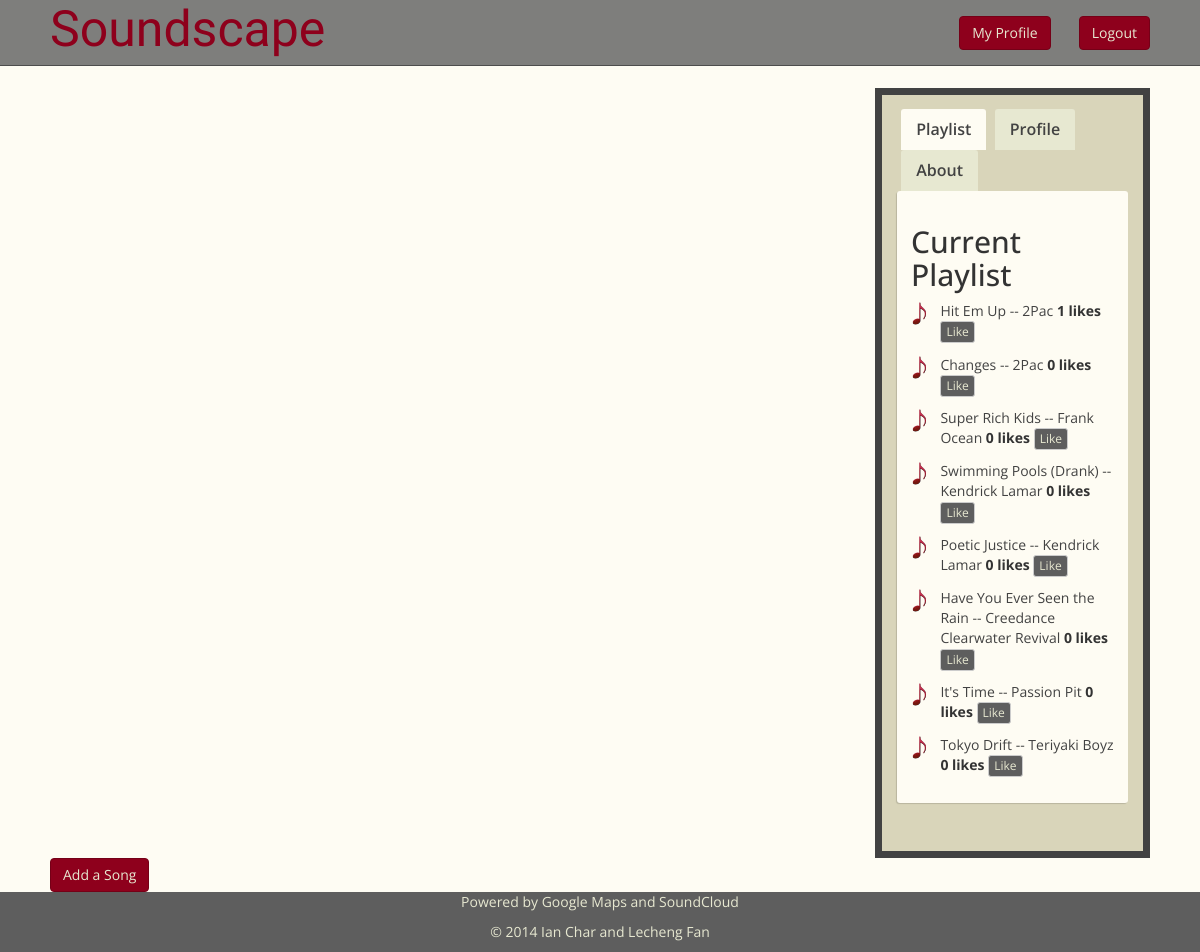
The page /soundmap/ (signed in) on the database as committed earlier.
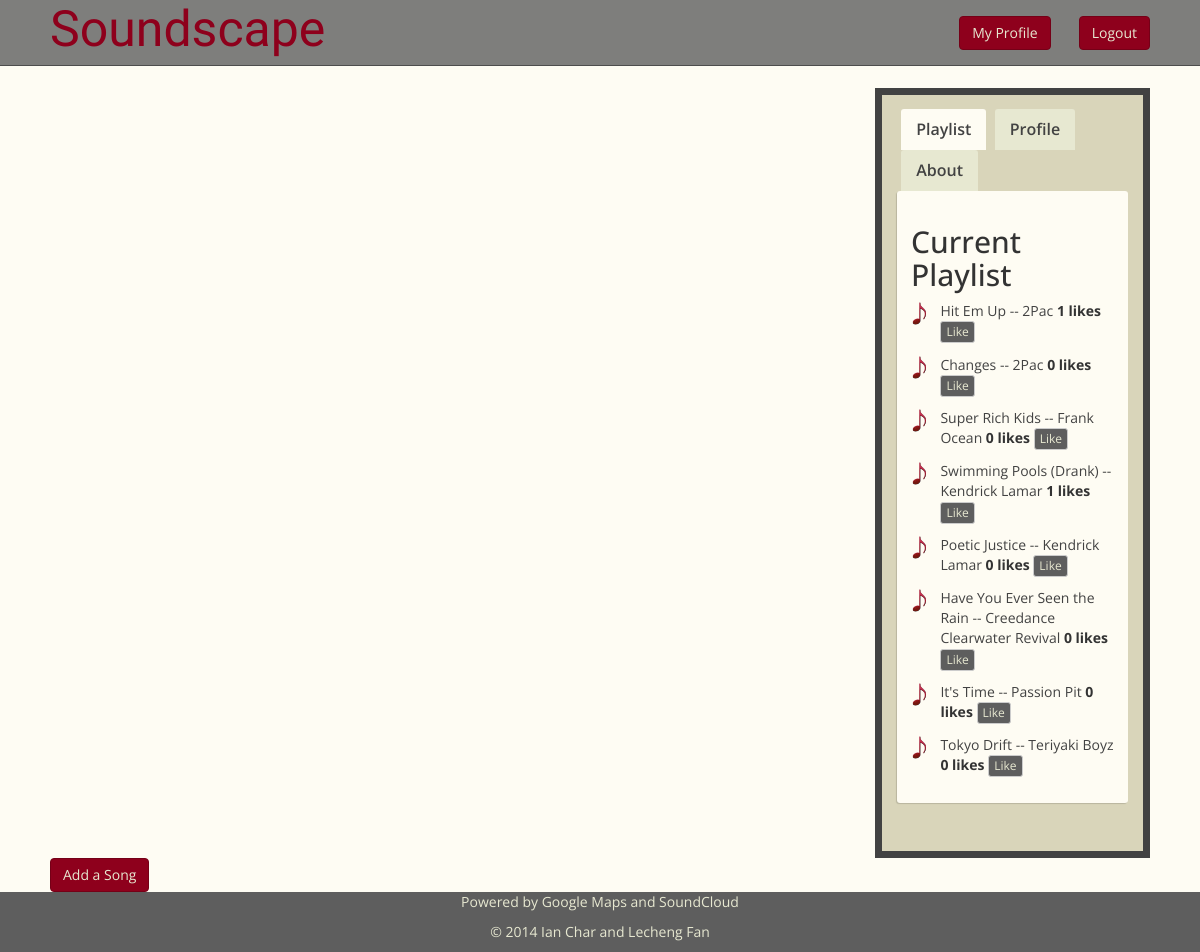
The same page on the database as committed later.
### soundmap/models.py (models this page shows, shortened)
class Song(models.Model):
	name = models.CharField(max_length=128)
	artist = models.CharField(max_length=128)
	url = models.URLField()
	listens = models.IntegerField(default=0)
	likes = models.IntegerField(default=0)
	uploader = models.ForeignKey(UserProfile)
	city = models.CharField(max_length=128)
	playlist = models.ForeignKey(Playlist)

### soundmap/views.py (the view)
def index(request):
	context = RequestContext(request)
	song_list = Song.objects.all()
	form=SongForm()
	context_dict = {'song_list':song_list, 'form':form}
	return render_to_response('soundmap/index.html', context_dict, context)

### soundmap/forms.py
class SongForm(forms.ModelForm):
	name = forms.CharField(max_length=128, help_text="Please enter the song name")
	artist = forms.CharField(max_length=128, help_text="Please enter the artist name")
	url = forms.URLField(max_length=200, help_text="Please enter the URL of the Soundcloud file")
	listens = forms.IntegerField(widget=forms.HiddenInput(), initial=0)
	likes = forms.IntegerField(widget=forms.HiddenInput(), initial=0)
	city = forms.CharField(widget=forms.HiddenInput(), initial=0)
	class Meta:
		model = Song
		fields = ('name', 'artist', 'url')

### soundscape_project/templates/soundmap/index.html (shortened to what this page needs)
{% extends 'soundmap/base.html' %}
{% load static %}
{% block head_block %}
	<link rel="stylesheet" href="{% static 'jquery-ui/jquery-ui.theme.min.css' %}"/>
	<link rel="stylesheet" href="{% static 'css/index_style.css' %}" />
	<link rel="stylesheet" href="{% static 'css/tab-style.css' %}" />
{% endblock %}
{% block body_block %}
    <div class = "col-md-9" id="mapContainer"></div>
    <div class = "col-md-3" id="songTable">
    	{% block side_block %}
	    <div class="tabs">
		    <ul class="tab-links">
		        <li class="active"><a href="#playlist-tab">Playlist</a></li>
		        <li><a id="profileTab" href="#profile-tab">Profile</a></li>
		        <li><a href="#tab3">About</a></li>
		    </ul>
		    <div class="tab-content">
		        <div id="playlist-tab" class="tab active">
		            <h2>Current Playlist</h2>
		            {% if song_list %}
			    		<ul id="playlist" class = "no-bullet">
			    			{% for song in song_list %}
			    			<li class="playlist">
			    				<a onclick="playMusic('{{song.url}}', {{song.id}}, '{{song.uploader.user.username}}')" href="#" id="playSong">{{song.name}} -- {{song.artist}}</a>
			    				{% if user.is_authenticated %}
				    				<b id="like_count_{{song.id}}">{{song.likes}} likes</b>
				    				<button onclick="likeSong({{song.id}})" id="like-btn-{{song.id}}" data-songid="{{song.id}}" class="btn btn-xs btn-default" type="button">Like</button>
			    				{% endif %}
			    			</li>
			    			{% endfor %}
			    		</ul>
			    	{% else %}
				    	<ul id="playlist" class="no-bullet">
				    		<li>No songs to play at this time</li>
				    	</ul>
				    {% endif %}
		        </div>
		    </div>
		</div>
		{% endblock %}
    </div>
    {% if user.is_authenticated %}
    	<button class="btn btn-primary" data-toggle="modal" data-target=".bs-example-modal-md">Add a Song</button>
    {% endif %}
{% endblock %}

### soundscape_project/templates/soundmap/base.html (shortened to what this page needs)
<!DOCTYPE html>
{% load static %}
<html>
	<head>
	    <link rel="stylesheet" href="{% static 'css/bootstrap.min.css' %}" />
	    {% block head_block %}
		{% endblock %}
		<link rel="stylesheet" href="{% static 'css/base_style.css' %}" />
	</head>
	<body>
		<div class="container-fluid">
			<nav class="navbar navbar-default navbar-fixed-top" id="navigation">
				<div class="container-fluid">
		   			<div class="collapse navbar-collapse" id = "navbar-collapse-1">
		   				<ul class="nav navbar-nav" id="header">
		   					<a href="/soundmap/" id="brand">Soundscape</a>
		   				</ul>
				  		<ul class="nav navbar-nav navbar-right" id="right-menu">
				  			{% if user.is_authenticated %}
				  				<li class="user-control"><form action="/soundmap/my_profile/"><input class="btn btn-primary navbar-btn" type="submit" value = "My Profile"></form></li>
					        	<li class="user-control"><form action="/soundmap/logout/"><input class="btn btn-primary navbar-btn" type="submit" value = "Logout"></form></li>
					       	{% else %}
						       	<li class="user-control"><form action="/soundmap/register"><input class="btn btn-success navbar-btn" type="submit" value="Register"></form></li>
						        <li class="user-control"><form action="/soundmap/login/"><input class="btn btn-primary navbar-btn" type="submit" value="Login"></form></li>
					       	{% endif %}
						</ul>
					</div>
		   		</div>
		  	</nav>
			<div class="col-md-11" id="content">
				{% block body_block %}
				{% endblock %}
			</div>
			<footer class="col-md-12">
				<p> Powered by Google Maps and SoundCloud </p>
				<p>&copy; 2014 Ian Char and Lecheng Fan</p>
			</footer>
		</div>
	</body>
</html>

### soundscape_project/static/css/index_style.css (style rules this page uses)
#playSong { color: #424242; text-decoration: none; }
#mapContainer { position: static; height: 55em; float: left; padding: 0; background-color: #fefcf3; }
li.playlist { background: url(note.png) no-repeat left top; background-size: 1.25em; padding-left:2.1em; margin-bottom: 0.8em; }
#songTable { background-color: #d9d5ba; position: relative; padding-top: 1em; height: 55em; border: 0.5em solid #424242; float: right; }

### soundscape_project/static/css/tab-style.css (style rules this page uses)
.tabs { width:100%; display:inline-block; }
.tab-links { margin-bottom: 0px; padding-left: 0px; }
.tab-links:after { display:block; clear:both; content:''; }
.tab-links li { margin:0px 0.3em; float:left; list-style:none; }
.tab-links a { padding:9px 15px; display:inline-block; border-radius:3px 3px 0px 0px; background:#e7e8d1; font-size:16px; font-weight:600; color:#424242; transition:all linear 0.15s; }
li.active a, li.active a:hover { background:#fefcf3; color:#424242; }
.tab-content { padding:1em; border-radius:3px; box-shadow:-1px 1px 1px rgba(0,0,0,0.15); background:#fefcf3; height: auto; }
.tab { display:none; }
.tab.active { display:block; }

### soundscape_project/static/css/base_style.css (style rules this page uses)
body { font-family: 'Open Sans', cursive; background-color: #fefcf3; }
#navigation { background: rgba(94, 94, 94, 0.8); }
ul.no-bullet { list-style-type: none; padding: 0px; margin: 0px; }
#brand { padding: 0; margin-top: -5px; font-family: 'Yellowtail', cursive; font-size: 50px; color: #8e001c; text-decoration: none; }
.container-fluid { padding: 0; }
#header { margin-top: -0.45em; display: block; margin-left: 4.167%; }
#content { margin-top: 6.32em; position: static; margin-left: 4.167%; background-color: #fefcf3; padding-left: 0; padding-right: 0; }
#navbar-collapse-1 { position: relative; width: 100%; overflow: hidden; }
#right-menu { position: absolute; margin-right: 4.167%; text-align: center; height: 100%; text-align: center; right: 0; }
.user-control { padding-left: 2em; top: 50%; transform: translateY(-50%); }
footer { position: static; float: clear; text-align: center; color: #e7e8d1; background-color: #5e5e5e; }

Rows that differ between the two databases and show on the page:
changed Song "Swimming Pools (Drank)": likes "0" → "1"
